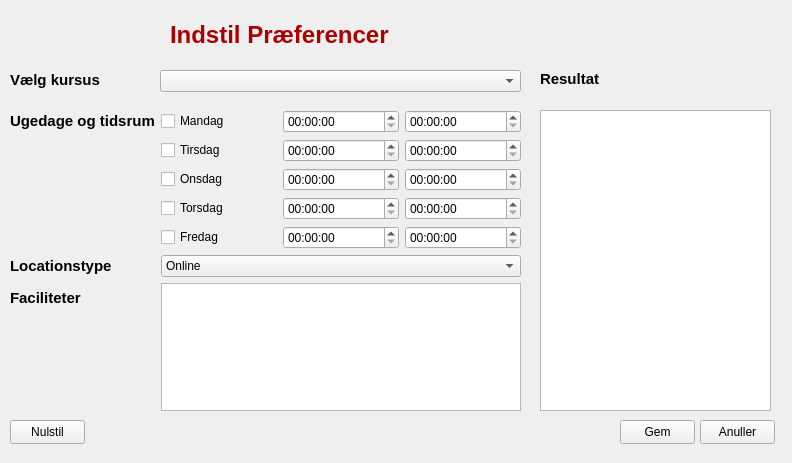
<?xml version="1.0" encoding="UTF-8"?>
<ui version="4.0">
 <class>Form</class>
 <widget class="QWidget" name="Form">
  <property name="geometry">
   <rect>
    <x>0</x>
    <y>0</y>
    <width>792</width>
    <height>463</height>
   </rect>
  </property>
  <property name="windowTitle">
   <string>Form</string>
  </property>
  <widget class="QLabel" name="label_5">
   <property name="geometry">
    <rect>
     <x>170</x>
     <y>20</y>
     <width>221</width>
     <height>31</height>
    </rect>
   </property>
   <property name="text">
    <string>&lt;html&gt;&lt;head/&gt;&lt;body&gt;&lt;p&gt;&lt;span style=&quot; font-size:18pt; font-weight:700; color:#aa0000;&quot;&gt;Indstil Præferencer&lt;/span&gt;&lt;/p&gt;&lt;/body&gt;&lt;/html&gt;</string>
   </property>
  </widget>
  <widget class="QWidget" name="layoutWidget">
   <property name="geometry">
    <rect>
     <x>10</x>
     <y>110</y>
     <width>511</width>
     <height>301</height>
    </rect>
   </property>
   <layout class="QFormLayout" name="formLayout">
    <item row="0" column="0">
     <widget class="QLabel" name="daytime">
      <property name="text">
       <string>&lt;html&gt;&lt;head/&gt;&lt;body&gt;&lt;p&gt;&lt;span style=&quot; font-size:11pt; font-weight:700;&quot;&gt;Ugedage og tidsrum&lt;/span&gt;&lt;/p&gt;&lt;/body&gt;&lt;/html&gt;</string>
      </property>
     </widget>
    </item>
    <item row="0" column="1">
     <layout class="QHBoxLayout" name="horizontalLayout">
      <item>
       <widget class="QCheckBox" name="monday">
        <property name="text">
         <string>Mandag</string>
        </property>
       </widget>
      </item>
      <item>
       <widget class="QTimeEdit" name="timeEditMonStart"/>
      </item>
      <item>
       <widget class="QTimeEdit" name="timeEditMonEnd"/>
      </item>
     </layout>
    </item>
    <item row="1" column="1">
     <layout class="QHBoxLayout" name="horizontalLayout_2">
      <item>
       <widget class="QCheckBox" name="tuesday">
        <property name="text">
         <string>Tirsdag</string>
        </property>
       </widget>
      </item>
      <item>
       <widget class="QTimeEdit" name="timeEditTuesStart"/>
      </item>
      <item>
       <widget class="QTimeEdit" name="timeEditTuesEnd"/>
      </item>
     </layout>
    </item>
    <item row="2" column="1">
     <layout class="QHBoxLayout" name="horizontalLayout_3">
      <item>
       <widget class="QCheckBox" name="wednesday">
        <property name="text">
         <string>Onsdag</string>
        </property>
       </widget>
      </item>
      <item>
       <widget class="QTimeEdit" name="timeEditWedStart"/>
      </item>
      <item>
       <widget class="QTimeEdit" name="timeEditWedEnd"/>
      </item>
     </layout>
    </item>
    <item row="3" column="1">
     <layout class="QHBoxLayout" name="horizontalLayout_5">
      <item>
       <widget class="QCheckBox" name="thursday">
        <property name="text">
         <string>Torsdag</string>
        </property>
       </widget>
      </item>
      <item>
       <widget class="QTimeEdit" name="timeEditThurStart"/>
      </item>
      <item>
       <widget class="QTimeEdit" name="timeEditThurEnd"/>
      </item>
     </layout>
    </item>
    <item row="4" column="1">
     <layout class="QHBoxLayout" name="horizontalLayout_4">
      <item>
       <widget class="QCheckBox" name="friday">
        <property name="text">
         <string>Fredag</string>
        </property>
       </widget>
      </item>
      <item>
       <widget class="QTimeEdit" name="timeEditFriStart"/>
      </item>
      <item>
       <widget class="QTimeEdit" name="timeEditFriEnd"/>
      </item>
     </layout>
    </item>
    <item row="5" column="0">
     <widget class="QLabel" name="locationtype">
      <property name="text">
       <string>&lt;html&gt;&lt;head/&gt;&lt;body&gt;&lt;p&gt;&lt;span style=&quot; font-size:11pt; font-weight:700;&quot;&gt;Locationstype&lt;/span&gt;&lt;/p&gt;&lt;/body&gt;&lt;/html&gt;</string>
      </property>
     </widget>
    </item>
    <item row="5" column="1">
     <widget class="QComboBox" name="locationType">
      <item>
       <property name="text">
        <string>Online</string>
       </property>
      </item>
      <item>
       <property name="text">
        <string>Fysisk</string>
       </property>
      </item>
      <item>
       <property name="text">
        <string>Begge</string>
       </property>
      </item>
     </widget>
    </item>
    <item row="6" column="1">
     <layout class="QHBoxLayout" name="horizontalLayout_6">
      <item>
       <widget class="QPlainTextEdit" name="plainTextEditRequirements"/>
      </item>
     </layout>
    </item>
    <item row="6" column="0">
     <widget class="QLabel" name="requires">
      <property name="text">
       <string>&lt;html&gt;&lt;head/&gt;&lt;body&gt;&lt;p&gt;&lt;span style=&quot; font-size:11pt; font-weight:700;&quot;&gt;Faciliteter&lt;/span&gt;&lt;/p&gt;&lt;/body&gt;&lt;/html&gt;</string>
      </property>
     </widget>
    </item>
   </layout>
  </widget>
  <widget class="QLabel" name="kursus">
   <property name="geometry">
    <rect>
     <x>10</x>
     <y>70</y>
     <width>141</width>
     <height>21</height>
    </rect>
   </property>
   <property name="text">
    <string>&lt;html&gt;&lt;head/&gt;&lt;body&gt;&lt;p&gt;&lt;span style=&quot; font-size:11pt; font-weight:700;&quot;&gt;Vælg kursus&lt;/span&gt;&lt;/p&gt;&lt;/body&gt;&lt;/html&gt;</string>
   </property>
  </widget>
  <widget class="QComboBox" name="CourseList">
   <property name="geometry">
    <rect>
     <x>160</x>
     <y>70</y>
     <width>361</width>
     <height>22</height>
    </rect>
   </property>
  </widget>
  <widget class="QPushButton" name="pushButtonOk">
   <property name="geometry">
    <rect>
     <x>620</x>
     <y>420</y>
     <width>75</width>
     <height>24</height>
    </rect>
   </property>
   <property name="text">
    <string>Gem</string>
   </property>
  </widget>
  <widget class="QPushButton" name="pushButtonCancel">
   <property name="geometry">
    <rect>
     <x>700</x>
     <y>420</y>
     <width>75</width>
     <height>24</height>
    </rect>
   </property>
   <property name="text">
    <string>Anuller</string>
   </property>
  </widget>
  <widget class="QPushButton" name="pushButtonClear">
   <property name="geometry">
    <rect>
     <x>10</x>
     <y>420</y>
     <width>75</width>
     <height>24</height>
    </rect>
   </property>
   <property name="text">
    <string>Nulstil</string>
   </property>
  </widget>
  <widget class="QLabel" name="label">
   <property name="geometry">
    <rect>
     <x>540</x>
     <y>70</y>
     <width>61</width>
     <height>16</height>
    </rect>
   </property>
   <property name="text">
    <string>&lt;html&gt;&lt;head/&gt;&lt;body&gt;&lt;p&gt;&lt;span style=&quot; font-size:11pt; font-weight:700;&quot;&gt;Resultat&lt;/span&gt;&lt;/p&gt;&lt;/body&gt;&lt;/html&gt;</string>
   </property>
  </widget>
  <widget class="QPlainTextEdit" name="plainTextEditResult">
   <property name="geometry">
    <rect>
     <x>540</x>
     <y>110</y>
     <width>231</width>
     <height>301</height>
    </rect>
   </property>
  </widget>
 </widget>
 <resources/>
 <connections/>
</ui>
